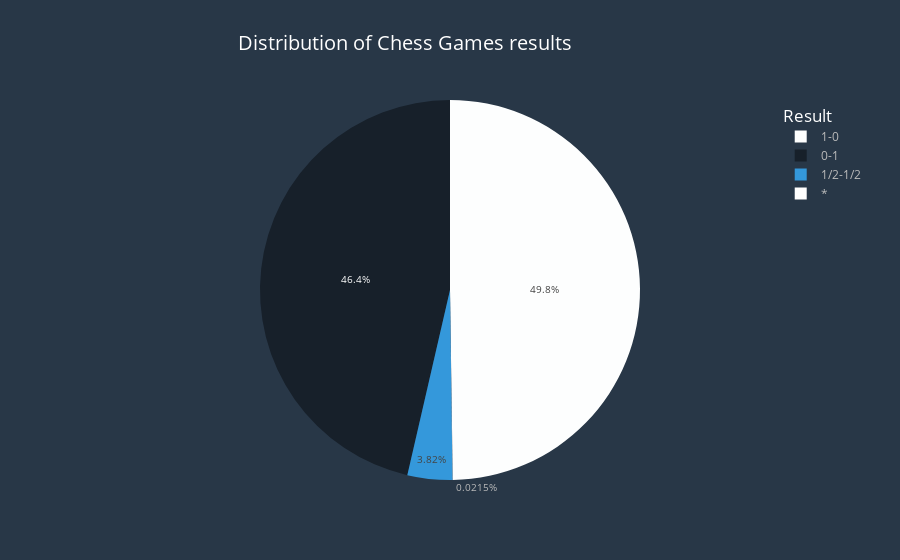

Notebook source saved alongside this figure:
### Code cell
fig=px.pie(df["Result"].value_counts(),names=df["Result"].value_counts().index,values=df["Result"].value_counts().values,
           title="Distribution of Chess Games results",
            color_discrete_sequence=["#FDFEFE","#17202A"," #3498DB"],
           labels={"names":"Result","values":"Num of Games"}
      )
fig.update_layout(
title_font_color="#fff",paper_bgcolor="#283747",title_font_size=20,title_x=.45,font_color="#bbb",
    plot_bgcolor="#D0D3D4",legend_title_font_size=17,legend_title_font_color="#fff",
    legend_title_text="Result")
fig.update_yaxes(showgrid=False,visible=False,title="percent of commencts")
fig.update_xaxes(tickfont_size=9)
fig.update_traces(textfont_size=10)
fig.show()

### Figure 1 — Plotly figure (JSON) as saved in the notebook; plotly's stock layout.template omitted (floating-point values rounded to 4 significant figures)
{"data": [{"domain": {"x": [0, 1], "y": [0, 1]}, "hovertemplate": "Result=%{label}<br>Num of Games=%{value}<extra></extra>", "labels": ["1-0", "0-1", "1/2-1/2", "*"], "legendgroup": "", "name": "", "showlegend": true, "textfont": {"size": 10}, "type": "pie", "values": [3113572, 2902394, 238875, 1343]}], "layout": {"font": {"color": "#bbb"}, "legend": {"title": {"font": {"color": "#fff", "size": 17}, "text": "Result"}, "tracegroupgap": 0}, "paper_bgcolor": "#283747", "piecolorway": ["#FDFEFE", "#17202A", " #3498DB"], "plot_bgcolor": "#D0D3D4", "title": {"font": {"color": "#fff", "size": 20}, "text": "Distribution of Chess Games results", "x": 0.45}, "xaxis": {"tickfont": {"size": 9}}, "yaxis": {"showgrid": false, "title": {"text": "percent of commencts"}, "visible": false}}}
